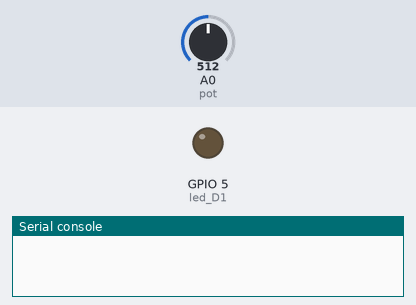
Recording of a program running on a simulated ESP8266 board running MicroPython. Shown: output pins drawn as LEDs (lit = HIGH), the last lines printed to the serial console. The test bench sets the inputs (shaded band); at power-on: A0 (pot) = 512 (analog values on the 0–1023 scale).

Above: at 0.2 s.
At 6.0 s:
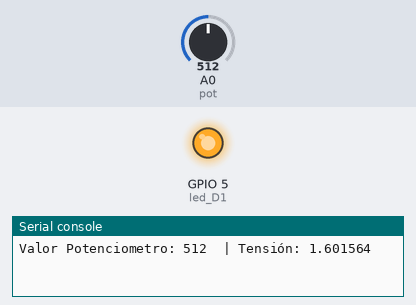
Timing chart, 0 to 7.4 s (numbered marks = the images above):
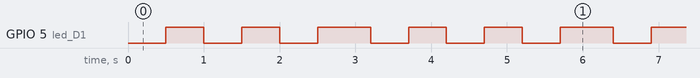

Measured:
- by itself, GPIO 5 (led_D1): repeats every 3.2 s: LOW 0.50 s, HIGH 0.50 s, LOW 0.50 s, HIGH 0.70 s, LOW 0.50 s, HIGH 0.50 s
- by itself, everything shown: repeats every 3.2 s, in 6 steps

The program:

08_Potenciometro.py
```python
#https://randomnerdtutorials.com/esp32-esp8266-analog-readings-micropython/
#https://www.profetolocka.com.ar/2020/12/23/micropython-leyendo-el-conversor-a-d-del-esp8266/
from machine import ADC, Pin
import time


pot = ADC(0)

#Probando con el Led Interno me surgieron algunos errores
#decidi trbajar con uno fisico, no logico
led_D1 = Pin(5, Pin.OUT)#D1/IO5


def delay(miliSegundos):
    time.sleep_ms(miliSegundos)

def ledTestigo():

    for i in range(3):
        led_D1.off()
        delay(500)
        led_D1.on()
        delay(500)


while True:

  ledTestigo()

  pot_valor = pot.read()

  tension = (pot_valor/1023)*(320/100)

  print("Valor Potenciometro:",pot_valor," | Tensión:",tension)

  delay(200)
```
